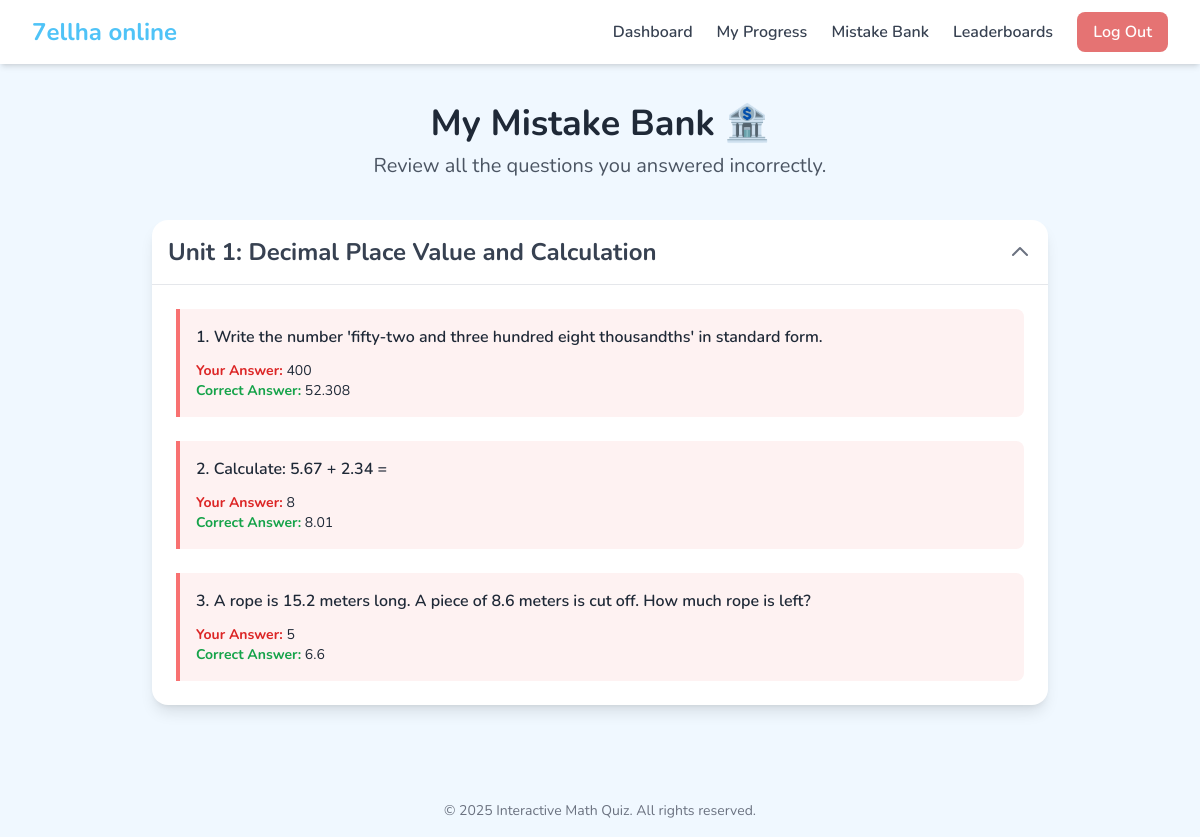
Page /academics/my-mistakes/ (signed in) on the committed database.
### apps/academics/models.py (models this page shows, shortened)
class Unit(models.Model):
    grade = models.ForeignKey(Grade, on_delete=models.CASCADE, related_name='units')
    title = models.CharField(_('Title'), max_length=200)
    description = models.TextField(_('Description'), blank=True, null=True)
    unit_number = models.PositiveIntegerField(_('Unit Number'), default=1)
    duration_minutes = models.PositiveIntegerField(
        _('Quiz Duration (minutes)'),
        default=10,
        help_text="Set the time limit for this unit's quiz in minutes."
    )
    is_published = models.BooleanField(
    default=False,
    help_text="Check this box to make the unit visible to students.")
    class Meta:
        verbose_name = _('Unit')
        verbose_name_plural = _('Units')
        ordering = ['grade', 'unit_number']

### apps/quizzes/models.py (models this page shows, shortened)
class Question(models.Model):
    class QuestionType(models.TextChoices):
        MULTIPLE_CHOICE = 'MCQ', _('Multiple Choice (Text)')
        IMAGE_CHOICE = 'MCQI', _('Multiple Choice (Image)')
        TRUE_FALSE = 'TF', _('True/False')
        SHORT_ANSWER = 'SA', _('Short Answer')
        FILL_IN_THE_BLANK = 'FITB', _('Fill in the Blank')
        MATCHING = 'MATCH', _('Matching (Text)')
        MATCHING_IMAGE = 'MATI', _('Matching (Image/Mixed)')
    unit = models.ForeignKey(Unit, on_delete=models.CASCADE, related_name='questions')
    question_text = models.CharField(_('Question Text'), max_length=500, help_text="For Fill in the Blank, use '___'. For Matching, describe the task, e.g., 'Match the number to the image.'")
    question_type = models.CharField(_('Question Type'), max_length=5, choices=QuestionType.choices)
    order = models.PositiveIntegerField(_('Order'), default=1)

class StudentAnswer(models.Model):
    quiz_result = models.ForeignKey(QuizResult, on_delete=models.CASCADE, related_name='student_answers')
    question = models.ForeignKey(Question, on_delete=models.CASCADE)
    selected_answer = models.ForeignKey(Answer, on_delete=models.CASCADE, null=True, blank=True)
    text_answer = models.CharField(max_length=500, blank=True, null=True)
    matching_answer = models.JSONField(blank=True, null=True)
    is_correct = models.BooleanField(default=False)

class Answer(models.Model):
    question = models.ForeignKey(Question, on_delete=models.CASCADE, related_name='answers')
    answer_text = models.CharField(_('Answer Text'), max_length=500, blank=True, null=True, help_text="Use for text-based answers (MCQ, TF, SA, FITB).")
    answer_image = models.ImageField(_('Answer Image'), upload_to='answer_images/', blank=True, null=True, help_text="Use for image-based choice questions (MCQI).")
    is_correct = models.BooleanField(_('Is Correct'), default=False)
    def __str__(self):
        if self.answer_text:
            return self.answer_text
        elif self.answer_image:
            return self.answer_image.url
        return f"Answer for {self.question.id}"

### apps/academics/views.py (the view)
# urls.py: path('my-mistakes/', review_mistakes_view, name='review_mistakes'), # <-- أضف هذا السطر
@login_required
def review_mistakes_view(request):
    student = request.user
    incorrect_answers = StudentAnswer.objects.filter(
        quiz_result__student=student,  # <-- CORRECTED THIS LINE
        is_correct=False
    ).select_related('question__unit').order_by('question__unit__unit_number', 'question__order')
    mistakes_by_unit = OrderedDict()
    for answer in incorrect_answers:
        unit = answer.question.unit
        if unit not in mistakes_by_unit:
            mistakes_by_unit[unit] = []
        correct_answer_obj = answer.question.answers.filter(is_correct=True).first()
        mistakes_by_unit[unit].append({
            'question': answer.question,
            'student_answer': answer.text_answer or answer.selected_answer,
            'correct_answer': correct_answer_obj
        })
    context = {
        'mistakes_by_unit': mistakes_by_unit
    }
    return render(request, 'academics/review_mistakes.html', context)

### apps/core/templates/academics/review_mistakes.html (shortened to what this page needs)
{% extends "base.html" %}
{% block content %}
<div class="max-w-4xl mx-auto">
    <div class="text-center mb-10">
        <h1 class="text-4xl font-bold text-gray-800">My Mistake Bank 🏦</h1>
        <p class="text-xl text-gray-600 mt-2">Review all the questions you answered incorrectly.</p>
    </div>
    {% if mistakes_by_unit %}
        <div class="space-y-8">
            {% for unit, mistakes in mistakes_by_unit.items %}
                <div class="bg-white rounded-2xl shadow-lg" x-data="{ isOpen: true }">
                    <button @click="isOpen = !isOpen" class="w-full flex justify-between items-center p-4">
                        <h2 class="text-2xl font-bold text-gray-700">{{ unit.title }}</h2>
                        <svg class="w-6 h-6 text-gray-500 transform transition-transform" :class="{ 'rotate-180': isOpen }" fill="none" viewBox="0 0 24 24" stroke="currentColor"><path stroke-linecap="round" stroke-linejoin="round" stroke-width="2" d="M19 9l-7 7-7-7" /></svg>
                    </button>
                    <div x-show="isOpen" class="p-6 border-t" style="display: none;">
                        <div class="space-y-6">
                            {% for mistake in mistakes %}
                                <div class="p-4 border-l-4 border-red-400 bg-red-50 rounded-r-lg">
                                    <p class="font-semibold text-gray-800">{{ forloop.counter }}. {{ mistake.question.question_text|safe }}</p>
                                    <div class="mt-3 text-sm">
                                        <p><span class="font-bold text-red-600">Your Answer:</span> {{ mistake.student_answer }}</p>
                                        <p><span class="font-bold text-green-600">Correct Answer:</span> {{ mistake.correct_answer }}</p>
                                    </div>
                                </div>
                            {% endfor %}
                        </div>
                    </div>
                </div>
            {% endfor %}
        </div>
    {% else %}
        <div class="bg-white rounded-2xl shadow-lg p-8 text-center">
            <p class="text-gray-500 text-lg">Great job! You haven't made any mistakes yet. Keep up the good work! 🎉</p>
        </div>
    {% endif %}
</div>
{% endblock %}

### apps/core/templates/base.html (style rules this page uses)
body { font-family: 'Nunito', sans-serif; background-color: #f0f8ff; }

### rows in the picture
Unit: title "Unit 1: Decimal Place Value and Calculation"
Question: question.question_text "Write the number 'fifty-two and three hundred eight thousandths' in standard form.", student_answer "400", correct_answer "52.308"
Question: question.question_text "Calculate: 5.67 + 2.34 =", student_answer "8", correct_answer "8.01"
Question: question.question_text "A rope is 15.2 meters long. A piece of 8.6 meters is cut off. How much rope is left?", student_answer "5", correct_answer "6.6"
